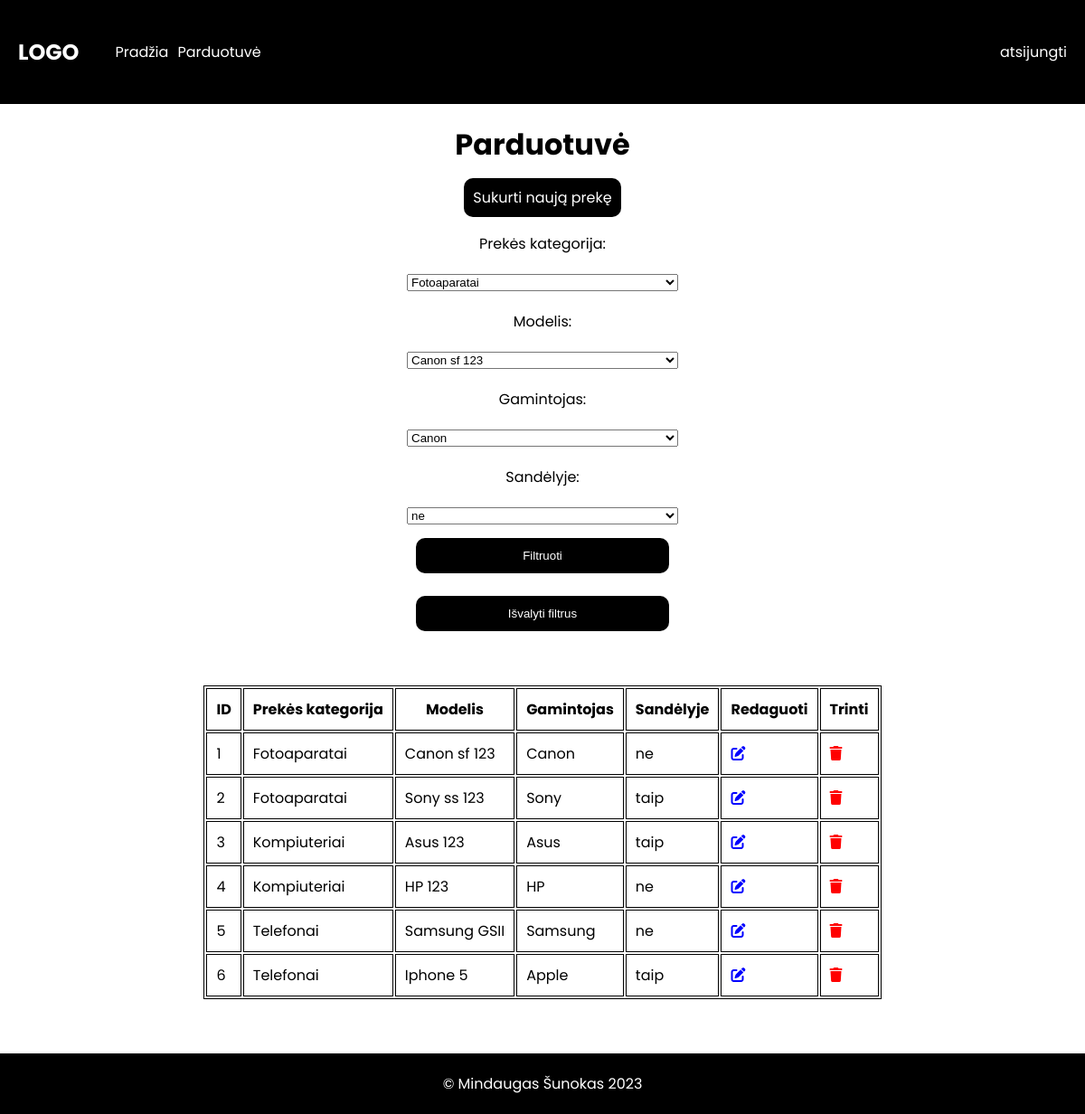
The app's page /dashboard.php (signed in) with its own data.
### tables this page shows
CREATE TABLE `parduotuve` (
  `id` int(11) NOT NULL,
  `prekes_kategorija` varchar(255) NOT NULL,
  `modelis` varchar(255) NOT NULL,
  `gamintojas` varchar(255) NOT NULL,
  `sandelis` varchar(10) DEFAULT NULL
);

### dashboard.php (the view, shortened to what this page needs)
<?php
    require_once('inc/dbc.inc.php');
    $query = "SELECT * FROM parduotuve";
    $stmt = $conn->query($query);
    $products = $stmt->fetchAll(PDO::FETCH_ASSOC);
?>
<!DOCTYPE html>
<html lang="en">
<head>
    <link rel="stylesheet" href="style.css">
    <link rel="stylesheet" href="https://cdnjs.cloudflare.com/ajax/libs/font-awesome/6.4.2/css/all.min.css">
</head>
<body>
    <?php include('inc/nav.inc.php') ?>
    <div class="container">
        <h1 class="heading">Parduotuvė</h1>
        <div class="page-content">
            <a class="main-btn" href="create-product.php">Sukurti naują prekę</a>
        </div>
        <div class="table-container">
            <?php if (!empty($products)): ?>
                <div class="filter-buttons">
                    <p>Prekės kategorija:</p>
                    <select id="kategorijos_filtras">
                    <?php foreach ($products as $product): ?>
                        <option value="<?php echo $product['prekes_kategorija']; ?>"><?php echo $product['prekes_kategorija']; ?></option>
                    <?php endforeach ?>
                    </select>
                    <p>Modelis:</p>
                        <select id="modelio_filtras">
                        <?php foreach ($products as $product): ?>
                            <option value="<?php echo $product['modelis']; ?>"><?php echo $product['modelis']; ?></option>
                        <?php endforeach ?>
                        </select>
                        <p>Gamintojas:</p>
                        <select id="gamintojo_filtras">
                        <?php foreach ($products as $product): ?>
                            <option value="<?php echo $product['gamintojas']; ?>"><?php echo $product['gamintojas']; ?></option>
                        <?php endforeach ?>
                        </select>
                        <p>Sandėlyje:</p>
                        <select id="sandelyje_filtras">
                        <?php foreach ($products as $product): ?>
                            <option value="<?php echo $product['sandelis']; ?>"><?php echo $product['sandelis']; ?></option>
                        <?php endforeach ?>
                        </select>
                        <button onclick="filterProducts()">Filtruoti</button>
                        <button onclick="resetFilters()">Išvalyti filtrus</button>
                </div>
            <table class="product-table">
                <thead>
                    <tr>
                        <th>ID</th>
                        <th>Prekės kategorija</th>
                        <th>Modelis</th>
                        <th>Gamintojas</th>
                        <th>Sandėlyje</th>
                        <th>Redaguoti</th>
                        <th>Trinti</th>
                    </tr>
                </thead>
                <tbody>
                    <?php foreach ($products as $product): ?>
                            <tr>
                                <td class="id"><?php echo $product['id'];?></td>
                                <td class="category-column"><?php echo $product['prekes_kategorija'];?></td>
                                <td class="model-column"><?php echo $product['modelis'];?></td>
                                <td class="manufacturer-column"><?php echo $product['gamintojas'];?></td>
                                <td class="stock-column"><?php echo $product['sandelis'];?></td>
                                <td><a href="/uzduotis/edit-product.php?produktas=<?php echo $product['id'] ?>"><i class="fa-solid fa-pen-to-square"></i></a></td>
                                <td><a href="/uzduotis/dashboard.php?trinti=<?php echo $product['id'] ?>"><i class="fa-solid fa-trash"></i></a></td>
                            </tr>
                    <?php endforeach ?>
                </tbody>
            </table>
            <?php else: ?>
                <h1 class="heading-no-products">Nėra prekių prekyboje!</h1>
            <?php endif; ?>
        </div>
    </div>
    <?php include('inc/footer.inc.php') ?>
</body>
</html>

### inc/nav.inc.php (shortened to what this page needs)
<nav>
    <?php if (!isset($_SESSION['user'])) { ?>
            <div class="menu">
                <h1>LOGO</h1>
                <ul class="menu-links">
                    <li><a href="/uzduotis/index.php">Pradžia</a></li>
                    <li><a href="/uzduotis/dashboard.php">Parduotuvė</a></li>
                </ul>
            </div>
            <div>
                <ul class="signin-links">
                    <li><a href="/uzduotis/inc/login.inc.php">Prisijungti</a></li>
                    <li><a href="/uzduotis/inc/signup.inc.php">Skurti paskyrą</a></li>
                </ul>
            </div>
    <?php } else {?>
            <div class="menu">
                    <h1>LOGO</h1>
                    <ul class="menu-links">
                        <li><a href="/uzduotis/index.php">Pradžia</a></li>
                        <li><a href="/uzduotis/dashboard.php">Parduotuvė</a></li>
                    </ul>
            </div>
            <div>
                <ul class="">
                    <li><a href="/uzduotis/inc/logout.inc.php">atsijungti</a></li>
                </ul>
            </div>
    <?php } ?>
</nav>

### inc/footer.inc.php
<footer>
    <div>
        <p>&copy; Mindaugas Šunokas <?php echo date('Y')?></p>
    </div>
</footer>

### style.css (style rules this page uses)
body { padding: 0; margin: 0; box-sizing: border-box; font-family: 'Poppins', sans-serif; }
nav { background-color: black; color: white; padding: 20px; display: flex; justify-content: space-between; align-items: center; }
nav ul { list-style-type: none; }
nav ul li a { text-decoration: none; color: white; }
.menu { display: flex; align-items: center; }
.menu-links { display: flex; gap: 10px; }
.container { min-height: 100vh; }
.heading { text-align: center; }
footer { background-color: black; color: white; padding: 5px; text-align: center; }
.page-content { text-align: center; }
.main-btn { padding: 10px; background-color: black; color: white; border-radius: 10px; text-decoration: none; }
.table-container { padding: 10px; overflow-x: auto; }
.product-table { margin: 50px auto; }
.product-table, th, td { border: 1px solid black; }
.product-table th, td { padding: 10px; }
.fa-pen-to-square { color: blue; }
.fa-trash { color: red; }
.filter-buttons { text-align: center; display: flex; flex-direction: column; justify-content: center; max-width: 300px; gap: 5px; margin: 0 auto; }
.filter-buttons button { margin: 10px; padding: 10px; background-color: black; color: white; border: 2px solid transparent; border-radius: 10px; cursor: pointer; }

### records on screen
parduotuve: id "1", prekes_kategorija "Fotoaparatai", modelis "Canon sf 123", gamintojas "Canon", sandelis "ne"
parduotuve: id "2", prekes_kategorija "Fotoaparatai", modelis "Sony ss 123", gamintojas "Sony", sandelis "taip"
parduotuve: id "3", prekes_kategorija "Kompiuteriai", modelis "Asus 123", gamintojas "Asus", sandelis "taip"
parduotuve: id "4", prekes_kategorija "Kompiuteriai", modelis "HP 123", gamintojas "HP", sandelis "ne"
parduotuve: id "5", prekes_kategorija "Telefonai", modelis "Samsung GSII", gamintojas "Samsung", sandelis "ne"
parduotuve: id "6", prekes_kategorija "Telefonai", modelis "Iphone 5", gamintojas "Apple", sandelis "taip"

### other values on screen
form field value "Fotoaparatai"
form field value "Canon sf 123"
form field value "Canon"
form field value "ne"
